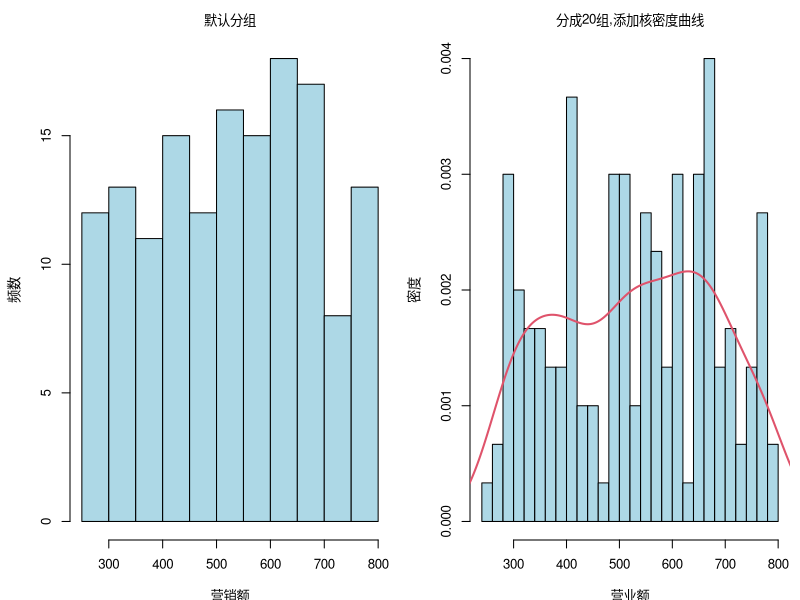

R code for this plot:
money<-c(796,681,668,397,386,587,718,485,459,774,
        458,645,419,669,564,773,736,779,580,506,
        510,774,411,757,666,545,542,351,504,404,
        671,486,549,595,554,493,316,570,681,619,
        674,650,617,287,746,294,405,529,429,506,
        543,408,647,608,264,284,627,558,267,672,
        369,296,294,328,348,350,552,519,616,340,
        606,778,299,383,402,605,512,518,647,424,
        780,259,764,432,299,702,412,493,441,409,
        608,402,703,417,307,412,663,529,673,600,
        507,497,333,713,650,663,576,751,642,306,
        786,536,558,376,669,492,696,492,380,357,
        603,580,473,316,774,695,305,760,495,731,
        611,299,712,331,291,383,485,600,660,680,
        313,641,504,566,641,670,353,380,567,340)
df<-data.frame(营销额=money)
df
par(mfrow=c(1,2),mai=c(0.6,0.7,0.4,0.1),cex = 0.8,cex.main=1,font.main=1)
hist(df$营销额,labels = FALSE,col = "lightblue",xlab="营销额",ylab="频数",main = "默认分组")

hist(df$营销额,breaks = 20,prob = TRUE,
     col="lightblue",xlab="营业额",ylab = "密度",
     main = "分成20组,添加核密度曲线")
lines(density(df$营销额),col=2,lwd=2)
jj<-c(69,55,59,75,77,96,99,78,98,76,68,68,80,72,74,
      78,94,94,85,80,75,91,58,72,82,53,72,97,81,78)
f<-c(93,70,95,61,66,86,68,76,52,52,82,85,52,57,60,
     91,88,71,72,52,86,84,66,95,77,80,92,92,99,58)
s<-c(81,76,94,85,88,63,99,78,70,88,65,86,51,84,64,
     68,72,55,93,98,93,78,81,60,52,92,98,81,81,64)
l<-c(66,54,52,61,95,98,73,55,57,87,58,60,50,52,77,
     67,96,51,95,65,73,72,88,72,86,93,66,82,84,50)
tj<-c(78,55,88,63,59,89,55,91,95,99,94,80,67,64,82,
      72,99,64,60,59,65,99,91,95,61,96,52,75,50,85)